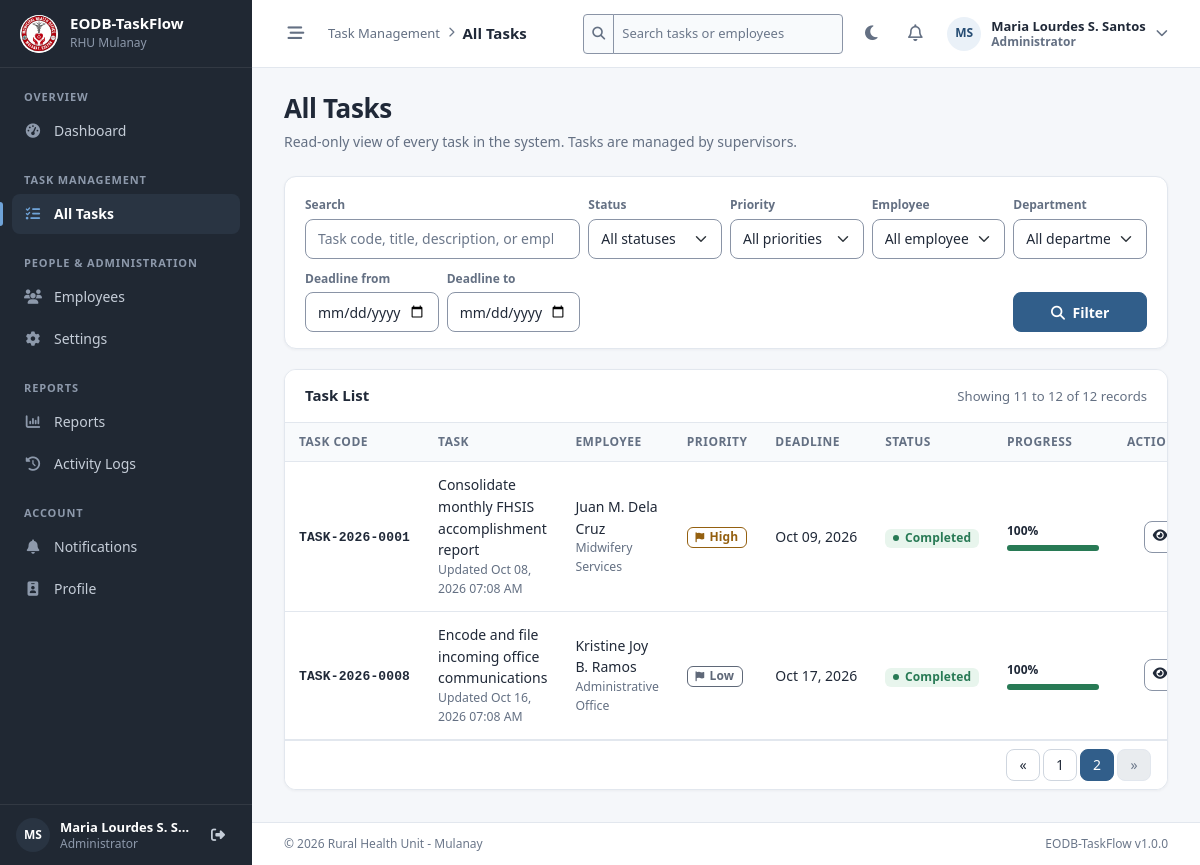
Page /admin/tasks.php?page=2 (signed in) on the committed database.
### tables this page shows
CREATE TABLE `users` (
  `id`             INT UNSIGNED  NOT NULL AUTO_INCREMENT,
  `employee_id`    VARCHAR(20)   NOT NULL COMMENT 'Office-issued employee number, e.g. RHU-EMP-001',
  `full_name`      VARCHAR(150)  NOT NULL,
  `username`       VARCHAR(50)   NOT NULL,
  `email`          VARCHAR(150)  NOT NULL,
  `password`       VARCHAR(255)  NOT NULL COMMENT 'bcrypt hash from PHP password_hash()',
  `role`           ENUM('admin','supervisor','employee') NOT NULL DEFAULT 'employee',
  `department_id`  INT UNSIGNED  NULL DEFAULT NULL,
  `position`       VARCHAR(100)  NULL DEFAULT NULL,
  `status`         ENUM('active','inactive') NOT NULL DEFAULT 'active',
  `profile_photo`  VARCHAR(255)  NULL DEFAULT NULL COMMENT 'File name inside assets/images/profiles/',
  `last_login_at`  DATETIME      NULL DEFAULT NULL,
  `created_at`     DATETIME      NOT NULL DEFAULT CURRENT_TIMESTAMP,
  `updated_at`     DATETIME      NOT NULL DEFAULT CURRENT_TIMESTAMP ON UPDATE CURRENT_TIMESTAMP,
  PRIMARY KEY (`id`),
  UNIQUE KEY `uq_users_employee_id` (`employee_id`),
  UNIQUE KEY `uq_users_username`    (`username`),
  UNIQUE KEY `uq_users_email`       (`email`),
  KEY `idx_users_role_status` (`role`, `status`),
  KEY `idx_users_department`  (`department_id`),
  KEY `idx_users_full_name`   (`full_name`),
  CONSTRAINT `fk_users_department`
    FOREIGN KEY (`department_id`) REFERENCES `departments` (`id`)
    ON UPDATE CASCADE ON DELETE SET NULL
);

CREATE TABLE `tasks` (
  `id`            INT UNSIGNED     NOT NULL AUTO_INCREMENT,
  `task_code`     VARCHAR(20)      NOT NULL COMMENT 'Generated code, e.g. TASK-2026-0001',
  `title`         VARCHAR(200)     NOT NULL,
  `description`   TEXT             NULL,
  `assigned_by`   INT UNSIGNED     NOT NULL COMMENT 'Supervisor who created/assigned the task',
  `assigned_to`   INT UNSIGNED     NOT NULL COMMENT 'Employee responsible for the task',
  `priority`      ENUM('Low','Medium','High','Urgent') NOT NULL DEFAULT 'Medium',
  `deadline`      DATE             NOT NULL,
  `status`        ENUM('Pending','In Progress','Completed','Overdue') NOT NULL DEFAULT 'Pending',
  `progress`      TINYINT UNSIGNED NOT NULL DEFAULT 0 COMMENT '0 to 100 percent',
  `remarks`       TEXT             NULL,
  `created_at`    DATETIME         NOT NULL DEFAULT CURRENT_TIMESTAMP,
  `updated_at`    DATETIME         NOT NULL DEFAULT CURRENT_TIMESTAMP ON UPDATE CURRENT_TIMESTAMP,
  `completed_at`  DATETIME         NULL DEFAULT NULL,
  PRIMARY KEY (`id`),
  UNIQUE KEY `uq_tasks_task_code` (`task_code`),
  KEY `idx_tasks_assigned_to_status` (`assigned_to`, `status`),
  KEY `idx_tasks_assigned_by`  (`assigned_by`),
  KEY `idx_tasks_status`       (`status`),
  KEY `idx_tasks_priority`     (`priority`),
  KEY `idx_tasks_deadline`     (`deadline`),
  KEY `idx_tasks_created_at`   (`created_at`),
  KEY `idx_tasks_completed_at` (`completed_at`),
  CONSTRAINT `chk_tasks_progress` CHECK (`progress` BETWEEN 0 AND 100),
  CONSTRAINT `fk_tasks_assigned_by`
    FOREIGN KEY (`assigned_by`) REFERENCES `users` (`id`)
    ON UPDATE CASCADE ON DELETE RESTRICT,
  CONSTRAINT `fk_tasks_assigned_to`
    FOREIGN KEY (`assigned_to`) REFERENCES `users` (`id`)
    ON UPDATE CASCADE ON DELETE RESTRICT
);

CREATE TABLE `departments` (
  `id`          INT UNSIGNED  NOT NULL AUTO_INCREMENT,
  `name`        VARCHAR(100)  NOT NULL,
  `description` VARCHAR(255)  NULL DEFAULT NULL,
  `created_at`  DATETIME      NOT NULL DEFAULT CURRENT_TIMESTAMP,
  PRIMARY KEY (`id`),
  UNIQUE KEY `uq_departments_name` (`name`)
);

### includes/sidebar.php (shortened to what the rows shown need)
<?php
$sidebarUser   = current_user();
$sidebarPhoto  = profile_photo_url($sidebarUser['profile_photo']);
?>
<aside class="app-sidebar" id="appSidebar" aria-label="Main navigation">
    <div class="sidebar-user">
        <?php if ($sidebarPhoto): ?>
            <img src="<?= e($sidebarPhoto) ?>" alt="" class="avatar avatar-sm">
        <?php else: ?>
            <span class="avatar avatar-sm" aria-hidden="true"><?= e(initials($sidebarUser['full_name'])) ?></span>
        <?php endif; ?>
        <span class="sidebar-user-text">
            <span class="sidebar-user-name"><?= e($sidebarUser['full_name']) ?></span>
            <span class="sidebar-user-role"><?= e(role_label($sidebarUser['role'])) ?></span>
        </span>
        <form method="post" action="<?= e(url('logout.php')) ?>" class="m-0">
            <button type="submit" class="sidebar-user-action" title="Logout" aria-label="Logout">
            </button>
        </form>
    </div>
</aside>

### includes/navbar.php (shortened to what the rows shown need)
<?php
$navUser = current_user();
$navPhoto    = profile_photo_url($navUser['profile_photo']);
?>
<header class="app-topbar">
    <div class="topbar-actions">
        <?php $searchHint = $navUser['role'] === 'employee' ? 'Search my tasks' : 'Search tasks or employees'; ?>
        <form method="get" action="<?= e(url('search/index.php')) ?>" class="topbar-search d-none d-md-block me-1" role="search">
            <div class="input-group input-group-sm">
                <span class="input-group-text"><i class="fa-solid fa-magnifying-glass" aria-hidden="true"></i></span>
                <input type="search" name="q" class="form-control" placeholder="<?= e($searchHint) ?>"
                       maxlength="100" aria-label="<?= e($searchHint) ?>">
            </div>
        </form>
        <div class="dropdown">
            <button class="btn btn-link topbar-user" type="button" data-bs-toggle="dropdown" aria-expanded="false">
                <?php if ($navPhoto): ?>
                    <img src="<?= e($navPhoto) ?>" alt="" class="avatar avatar-sm">
                <?php else: ?>
                    <span class="avatar avatar-sm"><?= e(initials($navUser['full_name'])) ?></span>
                <?php endif; ?>
                <span class="topbar-user-text d-none d-md-block">
                    <span class="topbar-user-name"><?= e($navUser['full_name']) ?></span>
                    <span class="topbar-user-role"><?= e(role_label($navUser['role'])) ?></span>
                </span>
                <i class="fa-solid fa-chevron-down small text-muted d-none d-md-inline"></i>
            </button>
        </div>
    </div>
</header>

### includes/task_table.php (shortened to what the rows shown need)
<div class="card">
    <?php if (!$tasks): ?>
        <div class="empty-state">
            <i class="fa-solid fa-clipboard-list d-block"></i>
            No tasks match your search or filters.
        </div>
    <?php else: ?>
        <div class="table-responsive">
            <table class="table table-hover table-mobile-cards mb-0">
                <thead>
                <tr>
                    <th>Task Code</th>
                    <th>Task</th>
                    <th>Employee</th>
                    <th>Priority</th>
                    <th>Deadline</th>
                    <th>Status</th>
                    <th class="col-w-progress">Progress</th>
                    <th class="text-end">Action</th>
                </tr>
                </thead>
                <tbody>
                <?php foreach ($tasks as $row):
                    $note = deadline_note($row['deadline'], $row['status']);
                    ?>
                    <tr>
                        <td class="text-nowrap" data-label="Task Code"><span class="task-code"><?= e($row['task_code']) ?></span></td>
                        <td class="cell-title">
                            <?= e($row['title']) ?>
                            <div class="small text-muted">Updated <?= e(format_datetime($row['updated_at'])) ?></div>
                        </td>
                        <td data-label="Employee">
                            <div><?= e($row['employee_name']) ?>
                            <div class="small text-muted"><?= e($row['department'] ?? '') ?></div></div>
                        </td>
                        <td data-label="Priority"><?= priority_badge($row['priority']) ?></td>
                        <td class="text-nowrap" data-label="Deadline">
                            <div><?= e(format_date($row['deadline'])) ?>
                            <?php if ($note !== ''): ?>
                                <div class="small <?= $row['status'] === 'Overdue' ? 'text-danger' : 'text-muted' ?>"><?= e($note) ?></div>
                            <?php endif; ?></div>
                        </td>
                        <td data-label="Status"><?= task_status_badge($row['status']) ?></td>
                        <td data-label="Progress"><?= progress_bar((int) $row['progress'], $row['status']) ?></td>
                        <td class="table-actions text-end">
                            <a href="<?= e(url($detailsPath . '?id=' . (int) $row['id'])) ?>"
                               class="btn btn-sm btn-outline-secondary" title="View" aria-label="View <?= e($row['task_code']) ?>">
                                <i class="fa-solid fa-eye"></i>
                            </a>
                        </td>
                    </tr>
                <?php endforeach; ?>
                </tbody>
            </table>
        </div>
    <?php endif; ?>
</div>

### includes/functions.php (shortened to what the rows shown need)
<?php
function e(mixed $value): string
{
    return htmlspecialchars((string) ($value ?? ''), ENT_QUOTES | ENT_SUBSTITUTE, 'UTF-8');
}
function url(string $path = ''): string
{
    return BASE_URL . '/' . ltrim($path, '/');
}
function asset(string $path): string
{
    $path = ltrim($path, '/');
    $file = BASE_PATH . '/assets/' . $path;
    $version = is_file($file) ? '?v=' . filemtime($file) : '';
    return url('assets/' . $path) . $version;
}
function get_setting(string $key, string|int|null $default = null): string|int|null
{
    static $settings = null;
    if ($settings === null) {
        $settings = [];
        try {
            foreach (db()->query('SELECT setting_key, setting_value FROM settings') as $row) {
                $settings[$row['setting_key']] = $row['setting_value'];
            }
        } catch (PDOException $e) {
            error_log('[EODB-TaskFlow] Could not load settings: ' . $e->getMessage());
        }
    }
    return $settings[$key] ?? $default;
}
function role_label(string $role): string
{
    return match ($role) {
        'admin'      => 'Administrator',
        'supervisor' => 'Supervisor',
        'employee'   => 'Employee',
        default      => 'Unknown',
    };
}
function format_date(?string $value, string $format = 'M d, Y'): string
{
    $time = strtotime($value);
    return $time === false ? '—' : date($format, $time);
}
function format_datetime(?string $value): string
{
    return format_date($value, 'M d, Y h:i A');
}
function initials(string $name): string
{
    $parts = preg_split('/\s+/u', trim($name)) ?: [];
    $parts = array_values(array_filter($parts, fn ($p) => !str_ends_with($p, '.') || mb_strlen($p) > 2));
    $first = mb_substr($parts[0], 0, 1);
    $last  = count($parts) > 1 ? mb_substr($parts[count($parts) - 1], 0, 1) : '';
    return mb_strtoupper($first . $last);
}
function profile_photo_url(?string $photo): ?string
{
    if ($photo === null || $photo === '' || basename($photo) !== $photo) {
        return null;
    }
    return is_file(PROFILE_UPLOAD_DIR . '/' . $photo) ? asset('images/profiles/' . $photo) : null;
}
function task_status_badge(string $status): string
{
    $class = match ($status) {
        'Completed'   => 'badge-status-completed',
        'In Progress' => 'badge-status-progress',
        'Overdue'     => 'badge-status-overdue',
        default       => 'badge-status-pending',
    };
    return '<span class="badge ' . $class . '">' . e($status) . '</span>';
}
function priority_badge(string $priority): string
{
    $class = match ($priority) {
        'Urgent' => 'badge-priority-urgent',
        'High'   => 'badge-priority-high',
        'Medium' => 'badge-priority-medium',
        default  => 'badge-priority-low',
    };
    return '<span class="badge ' . $class . '"><i class="fa-solid fa-flag" aria-hidden="true"></i>' . e($priority) . '</span>';
}
function effective_status_sql(string $alias = 't'): string
{
    return "(CASE WHEN {$alias}.status <> 'Completed' AND {$alias}.deadline < CURDATE()"
        . " THEN 'Overdue' ELSE {$alias}.status END)";
}
function records_per_page(): int
{
    return max(5, min(100, (int) get_setting('records_per_page', 10)));
}
function paginate(int $total, int $perPage, int $page): array
{
    $perPage = max(1, $perPage);
    $pages   = max(1, (int) ceil($total / $perPage));
    $page    = min(max(1, $page), $pages);
    return [
        'total'    => $total,
        'per_page' => $perPage,
        'page'     => $page,
        'pages'    => $pages,
        'offset'   => ($page - 1) * $perPage,
    ];
}

### includes/task_functions.php (shortened to what the rows shown need)
<?php
function progress_bar(int $progress, string $status, bool $showLabel = true): string
{
    $class = match ($status) {
        'Completed' => 'bar-completed',
        'Overdue'   => 'bar-overdue',
        default     => 'bar-progress',
    };
    $progress = max(0, min(100, $progress));
    return '<div class="progress-cell">'
        . ($showLabel ? '<div class="small text-muted mb-1">' . $progress . '%</div>' : '')
        . '<div class="progress" role="progressbar" aria-label="Task progress" aria-valuenow="' . $progress
        . '" aria-valuemin="0" aria-valuemax="100"><div class="progress-bar ' . $class
        . '" style="width: ' . $progress . '%"></div></div></div>';
}

### rows in the picture
users: full_name "MS", full_name "Maria Lourdes S. S…", role "Administrator", q "Search tasks or employees", full_name "Maria Lourdes S. Santos"
tasks: task_code "TASK-2026-0001", title "Consolidate monthly FHSIS accomplishment report", updated_at "Oct 08, 2026 07:08 AM", assigned_to.full_name "Juan M. Dela Cruz", departments.name "Midwifery Services", priority "High", deadline "Oct 09, 2026", status "Completed", progress "100"
tasks: task_code "TASK-2026-0008", title "Encode and file incoming office communications", updated_at "Oct 16, 2026 07:08 AM", assigned_to.full_name "Kristine Joy B. Ramos", departments.name "Administrative Office", priority "Low", deadline "Oct 17, 2026", status "Completed", progress "100"

### other values in the picture
app_name() "EODB-TaskFlow"
$currentGroup "OVERVIEW"
$item['label'] "Dashboard"
$currentGroup "TASK MANAGEMENT"
$item['label'] "All Tasks"
$currentGroup "PEOPLE & ADMINISTRATION"
$item['label'] "Employees"
$item['label'] "Settings"
$currentGroup "REPORTS"
$item['label'] "Reports"
$item['label'] "Activity Logs"
$currentGroup "ACCOUNT"
$item['label'] "Notifications"
$item['label'] "Profile"
$navContext "Task Management"
